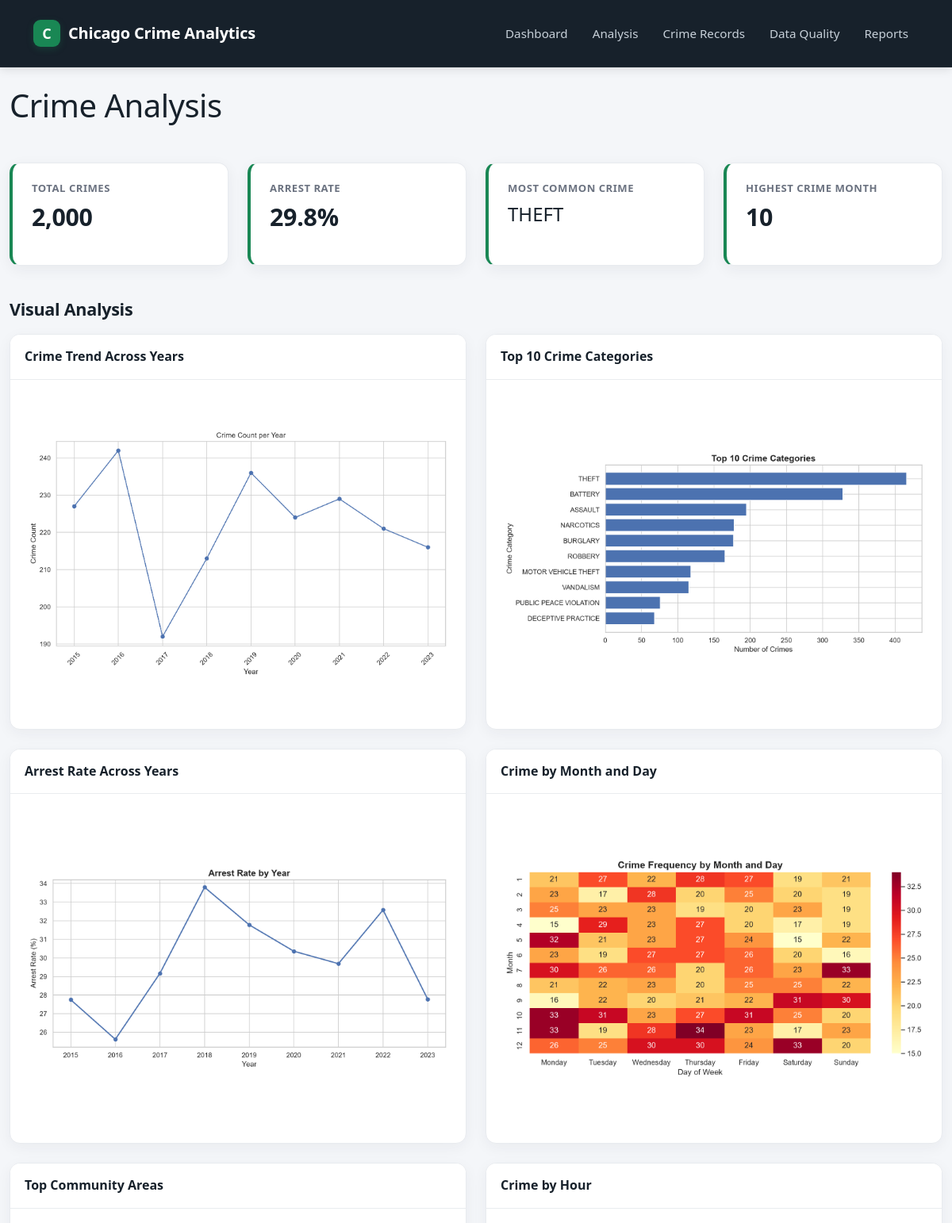
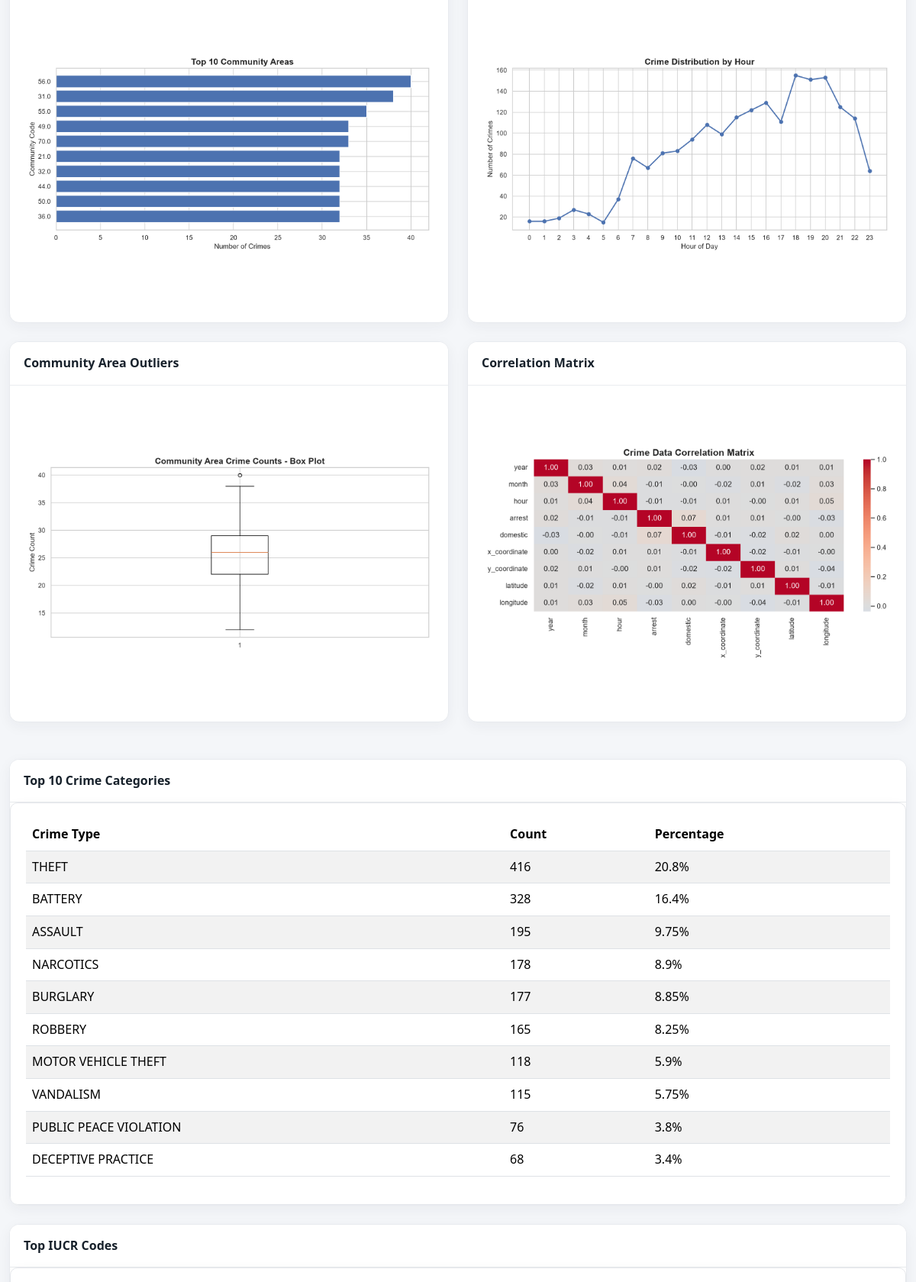
The app's page /analysis (upper part) with its own data (2 pictures, top to bottom).
### models.py (models this page shows, shortened)
class Crime(db.Model):
    __tablename__ = "crime"
    id = db.Column(
        db.Integer,
        primary_key=True,
    )
    case_number = db.Column(
        db.String(50),
        nullable=True
    )
    date = db.Column(
        db.DateTime,
        nullable=True
    )
    block = db.Column(
        db.String(150),
        nullable=True
    )
    iucr = db.Column(
        db.String(20),
        nullable=True
    )
    primary_type = db.Column(
        db.String(100),
        nullable=True
    )
    description = db.Column(
        db.String(255),
        nullable=True
    )
    location_desc = db.Column(
        db.String(255),
        nullable=True
    )
    arrest = db.Column(
        db.Boolean,
        nullable=True
    )
    domestic = db.Column(
        db.Boolean,
        nullable=True
    )
    beat_num = db.Column(
        db.String(20),
        nullable=True
    )
    district_name = db.Column(
        db.String(100),
        nullable=True
    )
    ward_no = db.Column(
        db.String(20),
        nullable=True
    )
    community_code = db.Column(
        db.String(20),
        nullable=True
    )
    fbi_code = db.Column(
        db.String(20),
        nullable=True
    )
    x_coordinate = db.Column(
        db.Float,
        nullable=True
    )
    y_coordinate = db.Column(
        db.Float,
        nullable=True
    )
    year = db.Column(
        db.Integer,
        nullable=True
    )
    date_of_update = db.Column(
        db.String(100),
        nullable=True
    )
    latitude = db.Column(
        db.Float,
        nullable=True
    )
    longitude = db.Column(
        db.Float,
        nullable=True
    )
    location = db.Column(
        db.String(255),
        nullable=True
    )
    month = db.Column(
        db.Integer,
        nullable=True
    )
    date_of_week = db.Column(
        db.String(20),
        nullable=True
    )

### routes.py (the view)
@main.route("/analysis")
def analysis():
    df = get_dataframe()
    print(
        "\n========== IUCR DEBUG =========="
    )
    print(
        "IUCR column exists:",
        "iucr" in df.columns
    )
    if "iucr" in df.columns:
        print(
            "IUCR non-null count:",
            df["iucr"].notna().sum()
        )
        print(
            "IUCR unique count:",
            df["iucr"].nunique()
        )
        print(
            "Top IUCR values:"
        )
        print(
            df["iucr"]
            .value_counts()
            .head(10)
        )
    print(
        "================================"
    )
    if df.empty:
        return render_template(
            "analysis.html",
            empty=True
        )
    yearly = crimes_per_year(
        df
    )
    categories = top_crimes(
        df,
        10
    )
    communities = top_community_areas(
        df,
        10
    )
    iucr = top_iucr_codes(
        df,
        10
    )
    fbi = top_fbi_codes(
        df,
        10
    )
    locations = top_locations(
        df,
        10
    )
    arrest_yearly = arrest_rate_by_year(
        df
    )
    monthly = crimes_by_month(
        df
    )
    hourly = crimes_by_hour(
        df
    )
    outliers = community_area_iqr(
        df
    )
    most_common_crime = (
        categories.iloc[0]["primary_type"]
        if not categories.empty
        else "N/A"
    )
    highest_month = (
        int(
            monthly.loc[
                monthly["crime_count"].idxmax(),
                "month"
            ]
        )
        if not monthly.empty
        else None
    )
    busiest_hour = (
        int(
            hourly.loc[
                hourly["crime_count"].idxmax(),
                "hour"
            ]
        )
        if not hourly.empty
        else None
    )
    return render_template(
        "analysis.html",
        empty=False,
        total=len(df),
        arrest_rate=calculate_arrest_rate(
            df
        ),
        most_common_crime=most_common_crime,
        highest_month=highest_month,
        busiest_hour=busiest_hour,
        yearly=yearly.to_dict(
            "records"
        ),
        categories=categories.to_dict(
            "records"
        ),
        communities=communities.to_dict(
            "records"
        ),
        iucr=iucr.to_dict(
            "records"
        ),
        fbi=fbi.to_dict(
            "records"
        ),
        locations=locations.to_dict(
            "records"
        ),
        arrest_yearly=arrest_yearly.to_dict(
            "records"
        ),
        monthly=monthly.to_dict(
            "records"
        ),
        hourly=hourly.to_dict(
            "records"
        ),
        outliers=outliers.to_dict(
            "records"
        )
    )

### analysis.py (called while the page is built, shortened)
def normalize_boolean(series):
    if series is None:
        return pd.Series(dtype="boolean")
    if pd.api.types.is_bool_dtype(series):
        return series.astype("boolean")
    return (
        series
        .astype("string")
        .str.strip()
        .str.upper()
        .map(
            {
                "TRUE": True,
                "FALSE": False,
                "1": True,
                "0": False,
                "YES": True,
                "NO": False,
                "Y": True,
                "N": False,
            }
        )
        .astype("boolean")
    )

def crimes_per_year(df):
    result = (
        df
        .dropna(subset=["year"])
        .groupby("year")
        .size()
        .reset_index(
            name="crime_count"
        )
        .sort_values("year")
    )
    result["year"] = (
        pd.to_numeric(
            result["year"],
            errors="coerce"
        )
        .astype("Int64")
    )
    return result

def top_crimes(df, limit=10):
    crime_series = (
        df["primary_type"]
        .astype("string")
        .str.strip()
    )
    crime_series = crime_series[
        crime_series.notna()
        & (crime_series != "")
    ]
    result = (
        crime_series
        .value_counts()
        .head(limit)
        .reset_index()
    )
    result.columns = [
        "primary_type",
        "crime_count"
    ]
    total_valid_crimes = (
        crime_series.shape[0]
    )
    result["percentage"] = (
        result["crime_count"]
        .div(total_valid_crimes)
        .mul(100)
        .round(2)
    )
    return result

def calculate_arrest_rate(df):
    if (
        df.empty
        or "arrest" not in df.columns
    ):
        return 0.0
    arrest_values = normalize_boolean(
        df["arrest"]
    )
    valid_values = arrest_values.dropna()
    if valid_values.empty:
        return 0.0
    return round(
        valid_values.astype(float).mean() * 100,
        2
    )

def arrest_rate_by_year(df):
    temp = df.copy()
    temp["arrest"] = normalize_boolean(
        temp["arrest"]
    )
    temp = temp.dropna(
        subset=[
            "year",
            "arrest"
        ]
    )
    result = (
        temp
        .groupby("year")["arrest"]
        .mean()
        .mul(100)
        .round(2)
        .reset_index()
    )
    result.columns = [
        "year",
        "arrest_rate"
    ]
    result = result.sort_values(
        "year"
    )
    return result

### templates/analysis.html (shortened to what this page needs)
{% extends "base.html" %}
{% block content %}
{% if empty %}
<div class="alert alert-warning">
    No data is available.
    Please make sure the crime CSV is present
    inside the <code>data/</code> folder.
</div>
{% else %}
<h1>
    Crime Analysis
</h1>
<div class="row mt-4 g-4">
    <div class="col-md-3">
        <div class="stat-card">
            <h6>
                Total Crimes
            </h6>
            <h2>
                {{ "{:,}".format(total) }}
            </h2>
        </div>
    </div>
    <div class="col-md-3">
        <div class="stat-card">
            <h6>
                Arrest Rate
            </h6>
            <h2>
                {{ arrest_rate }}%
            </h2>
        </div>
    </div>
    <div class="col-md-3">
        <div class="stat-card">
            <h6>
                Most Common Crime
            </h6>
            <h4>
                {{ most_common_crime }}
            </h4>
        </div>
    </div>
    <div class="col-md-3">
        <div class="stat-card">
            <h6>
                Highest Crime Month
            </h6>
            <h2>
                {{ highest_month }}
            </h2>
        </div>
    </div>
</div>
<h2 class="section-title">
    Visual Analysis
</h2>
<div class="row g-4">
    {% for image, title in charts %}
    <div class="col-lg-6">
        <div class="card">
            <div class="card-header fw-bold">
                {{ title }}
            </div>
            <div class="card-body">
                <img
    src="{{ url_for(
        'static',
        filename='charts/' + image
    ) }}"
    alt="{{ title }}"
    class="analysis-chart"
    onerror="this.style.display='none';"
>
            </div>
        </div>
    </div>
    {% endfor %}
</div>
<div class="card mt-5">
    <div class="card-header">
        Top 10 Crime Categories
    </div>
    <div class="card-body table-responsive">
        <table class="table table-striped">
            <thead>
                <tr>
                    <th>
                        Crime Type
                    </th>
                    <th>
                        Count
                    </th>
                    <th>
                        Percentage
                    </th>
                </tr>
            </thead>
            <tbody>
            {% for row in categories %}
                <tr>
                    <td>
                        {{ row.primary_type }}
                    </td>
                    <td>
                        {{ "{:,}".format(
                            row.crime_count
                        ) }}
                    </td>
                    <td>
                        {{ row.percentage }}%
                    </td>
                </tr>
            {% endfor %}
            </tbody>
        </table>
    </div>
</div>
<div class="card mt-4">
    <div class="card-header">
        Top IUCR Codes
    </div>
    <div class="card-body table-responsive">
    </div>
</div>
{% endif %}
{% endblock %}

### templates/base.html (shortened to what this page needs)
<!DOCTYPE html>
<html lang="en">
<head>
    <link
        href="https://cdn.jsdelivr.net/npm/bootstrap@5.3.3/dist/css/bootstrap.min.css"
        rel="stylesheet"
    >
    <link
        rel="stylesheet"
        href="{{ url_for(
            'static',
            filename='css/style.css'
        ) }}"
    >
</head>
<body class="app-body">
<nav class="navbar navbar-expand-lg navbar-dark app-navbar">
    <div class="container">
        <a
            class="navbar-brand app-brand"
            href="{{ url_for('main.dashboard') }}"
        >
            <span class="brand-icon">
                C
            </span>
            <span>
                Chicago Crime Analytics
            </span>
        </a>
        <div class="navbar-nav app-navigation">
            <a
                class="nav-link app-nav-link"
                href="{{ url_for('main.dashboard') }}"
            >
                Dashboard
            </a>
            <a
                class="nav-link app-nav-link"
                href="{{ url_for('main.analysis') }}"
            >
                Analysis
            </a>
            <a
                class="nav-link app-nav-link"
                href="{{ url_for('main.crime_records') }}"
            >
                Crime Records
            </a>
            <a
                class="nav-link app-nav-link"
                href="{{ url_for('main.data_quality') }}"
            >
                Data Quality
            </a>
            <a
                class="nav-link app-nav-link"
                href="{{ url_for('main.reports') }}"
            >
                Reports
            </a>
        </div>
    </div>
</nav>
<main class="app-main">
    <div class="container py-4">
        {% block content %}
        {% endblock %}
    </div>
</main>
</body>
</html>

### static/css/style.css (style rules this page uses)
* { box-sizing: border-box; }
html { scroll-behavior: smooth; }
body { margin: 0; background-color: #f4f6f9; color: #1f2937; font-family: "Segoe UI", Roboto, Arial, sans-serif; line-height: 1.6; }
.app-body { min-height: 100vh; display: flex; flex-direction: column; }
.app-navbar { background: #17212b !important; min-height: 68px; box-shadow: 0 2px 12px rgba(0, 0, 0, 0.12); border-bottom: 1px solid rgba(255, 255, 255, 0.06); }
.app-navbar .container { min-height: 68px; }
.app-brand { display: flex; align-items: center; gap: 10px; color: #ffffff !important; font-size: 1.25rem; font-weight: 700; letter-spacing: -0.2px; text-decoration: none; white-space: nowrap; }
.brand-icon { width: 34px; height: 34px; display: inline-flex; align-items: center; justify-content: center; border-radius: 9px; background: #198754; color: #ffffff; font-size: 18px; box-shadow: 0 3px 8px rgba(25, 135, 84, 0.25); }
.app-navigation { display: flex; align-items: center; gap: 5px; }
.app-nav-link { position: relative; color: #c7d0d9 !important; padding: 22px 13px !important; font-size: 0.95rem; font-weight: 500; transition: color 0.2s ease, background-color 0.2s ease; }
.app-nav-link::after { content: ""; position: absolute; left: 13px; right: 13px; bottom: 10px; height: 2px; background-color: #198754; border-radius: 10px; transform: scaleX(0); transition: transform 0.2s ease; }
.app-main { flex: 1 0 auto; width: 100%; min-height: 0; }
.app-main .container { max-width: 1480px; }
h1, h2, h3, h4, h5, h6 { color: #17212b; }
h1 { letter-spacing: -0.5px; }
h2 { letter-spacing: -0.3px; }
.stat-card { position: relative; background: #ffffff; padding: 24px; border-radius: 13px; min-height: 130px; border: 1px solid #e8ebef; box-shadow: 0 5px 18px rgba(31, 41, 55, 0.06); border-left: 4px solid #198754; transition: transform 0.2s ease, box-shadow 0.2s ease; }
.stat-card h6 { color: #6b7280; font-size: 0.82rem; font-weight: 600; text-transform: uppercase; letter-spacing: 0.5px; margin-bottom: 10px; }
.stat-card h2 { color: #17212b; font-weight: 700; font-size: 1.9rem; margin: 0; }
.section-title { margin-top: 42px; margin-bottom: 18px; font-size: 1.35rem; font-weight: 700; color: #17212b; }
.card { border: 1px solid #e8ebef; border-radius: 13px; overflow: hidden; background: #ffffff; box-shadow: 0 5px 18px rgba(31, 41, 55, 0.05); transition: box-shadow 0.2s ease; }
.card-header { background: #ffffff; color: #17212b; border-bottom: 1px solid #e9ecef; padding: 15px 18px; font-weight: 650; }
.card-body { padding: 20px; }
img { max-width: 100%; height: auto; }
.table-responsive { border-radius: 10px; border: 1px solid #e5e7eb; background: #ffffff; box-shadow: 0 4px 15px rgba(31, 41, 55, 0.05); overflow-x: auto; }
a { transition: color 0.15s ease; }
.analysis-chart { width: 100%; height: 100%; object-fit: contain; display: block; }
.analysis-chart { display: block; width: 100%; height: 400px; object-fit: contain; margin: 0 auto; }

### records on screen
Crime: primary_type "THEFT", crime_count "416", percentage "20.8"
Crime: primary_type "BATTERY", crime_count "328", percentage "16.4"
Crime: primary_type "ASSAULT", crime_count "195", percentage "9.75"
Crime: primary_type "NARCOTICS", crime_count "178", percentage "8.9"
Crime: primary_type "BURGLARY", crime_count "177", percentage "8.85"
Crime: primary_type "ROBBERY", crime_count "165", percentage "8.25"
Crime: primary_type "MOTOR VEHICLE THEFT", crime_count "118", percentage "5.9"
Crime: primary_type "VANDALISM", crime_count "115", percentage "5.75"
Crime: primary_type "PUBLIC PEACE VIOLATION", crime_count "76", percentage "3.8"
Crime: primary_type "DECEPTIVE PRACTICE", crime_count "68", percentage "3.4"

### other values on screen
{{ "{:,}".format(total) }} "2,000"
{{ arrest_rate }} "29.8"
{{ highest_month }} "10"
{{ title }} "Crime Trend Across Years" "Top 10 Crime Categories" "Arrest Rate Across Years" "Crime by Month and Day" "Top Community Areas" "Crime by Hour" "Community Area Outliers" "Correlation Matrix"
